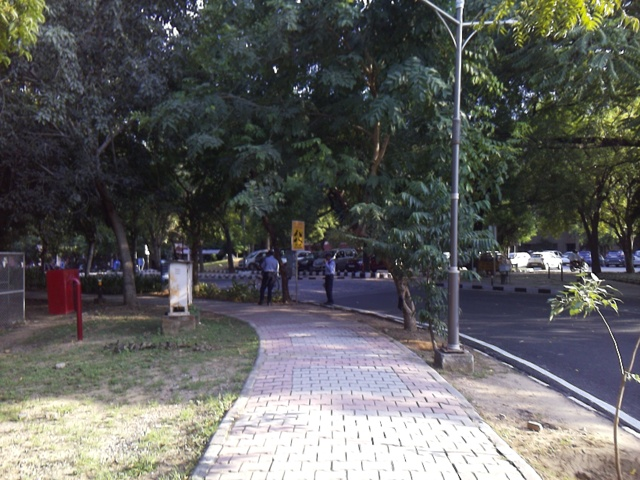
#> input picture Dataset/Pedestrian_dataset_for_internship_assignment/1024.jpg, 640 x 480 px, given in place of 1229.jpg, which was not available
$ python bb_visulaize.py
#> lines starting #> are read from the running program, lines starting #| are printed output that depends on the picture; after the words box and inside, x2 and y2 are one past the last pixel; in counts of white or black regions, pixels touching at a corner belong together; pictures that were not available may be replaced by others from this repository, and a replacement may not be noted
import os
import json
import cv2
import matplotlib.pyplot as plt

# Path to your images and annotation file
image_dir = 'Dataset\Pedestrian_dataset_for_internship_assignment'
annotation_file = r'Dataset\random_sample_mavi_2_gt.json'

# Load COCO annotations (JSON file)
with open(annotation_file, 'r') as f:
#> (reads Dataset/random_sample_mavi_2_gt.json from the repository)
    coco_data = json.load(f)

# Get image, annotation, and category data
images = coco_data['images']
annotations = coco_data['annotations']
categories = coco_data['categories']

# Create a dictionary to map image ids to image filenames
image_dict = {image['id']: image['file_name'] for image in images}

# Create a dictionary to map category ids to category names
category_dict = {category['id']: category['name'] for category in categories}

# Number of images you want to display per figure
num_images_per_row = 4
num_images_per_col = 2
total_images = num_images_per_row * num_images_per_col

# Iterate over images in batches
for i in range(0, len(images), total_images):
    fig, axes = plt.subplots(num_images_per_col, num_images_per_row, figsize=(20, 10))
    axes = axes.flatten()  # To access subplots easily as a 1D array

    # Plot images with bounding boxes and category names
    for j, ax in enumerate(axes):
        if i + j >= len(images):  # Avoid index error in the last batch
            break

        # Get the image and its annotations
        image_info = images[i + j]
        image_id = image_info['id']
        img_path = os.path.join(image_dir, image_dict[image_id])
        img = cv2.imread(img_path)
#> img is the input picture: shape (480, 640, 3); mean B, G, R 95.1, 96.2, 95.7
        img = cv2.cvtColor(img, cv2.COLOR_BGR2RGB)

        # Get annotations for this image
        img_annotations = [ann for ann in annotations if ann['image_id'] == image_id]

        # Draw bounding boxes and category names on the image
        for ann in img_annotations:
            bbox = ann['bbox']
            category_id = ann['category_id']
            category_name = category_dict[category_id]

            x, y, width, height = bbox
            start_point = (int(x), int(y))
            end_point = (int(x + width), int(y + height))
            color = (255, 0, 0)  # Red for bounding box
            thickness = 2
            img = cv2.rectangle(img, start_point, end_point, color, thickness)

            # Put the category name above the bounding box
            font = cv2.FONT_HERSHEY_SIMPLEX
            font_scale = 0.6
            font_thickness = 1
            text_size = cv2.getTextSize(category_name, font, font_scale, font_thickness)[0]
            text_start = (int(x), int(y) - 5)  # Position text slightly above the bounding box
            img = cv2.putText(img, category_name, text_start, font, font_scale, (255, 233, 0), font_thickness)
#> this loop made 2 passes
#> pass 1, `img = cv2.rectangle(img, start_point, end_point, color, thickness)`:
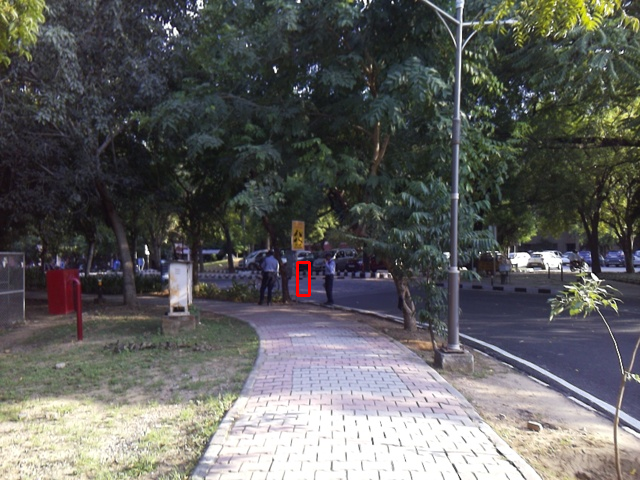
#> img: shape (480, 640, 3); mean R, G, B 95.9, 96.2, 95
#> pass 1, `img = cv2.putText(img, category_name, text_start, font, font_scale, (2..`:
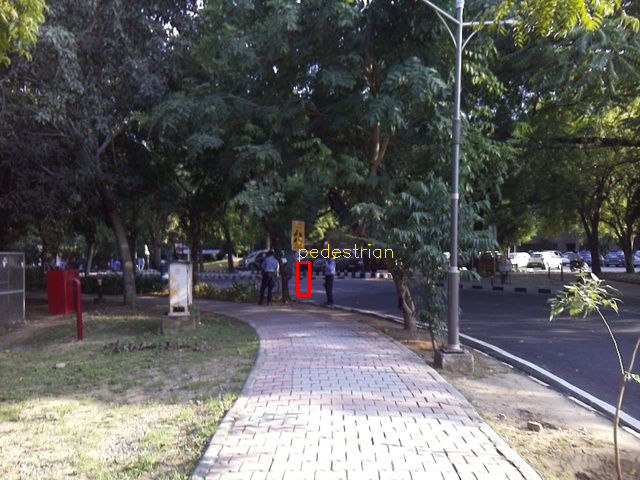
#> img: shape (480, 640, 3); 0.08% of pixels changed, all inside (x1, y1, x2, y2) = (299, 244, 393, 262)
#> pass 2, `img = cv2.putText(img, category_name, text_start, font, font_scale, (2..`:
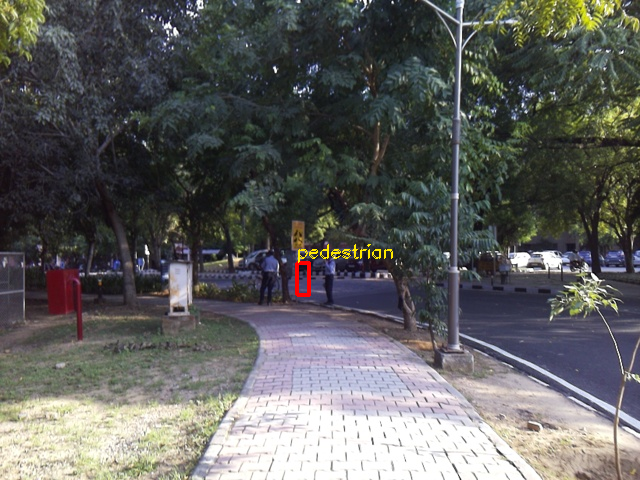
#> img: shape (480, 640, 3); mean R, G, B 96.2, 96.4, 94.9
#> (the run stopped early here; a loop or call above may not have finished)
